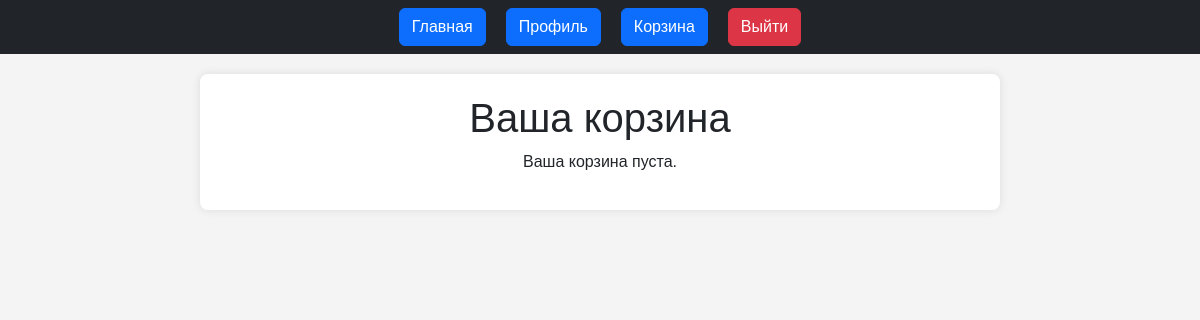
The app's page /cart/ (signed in), older data.
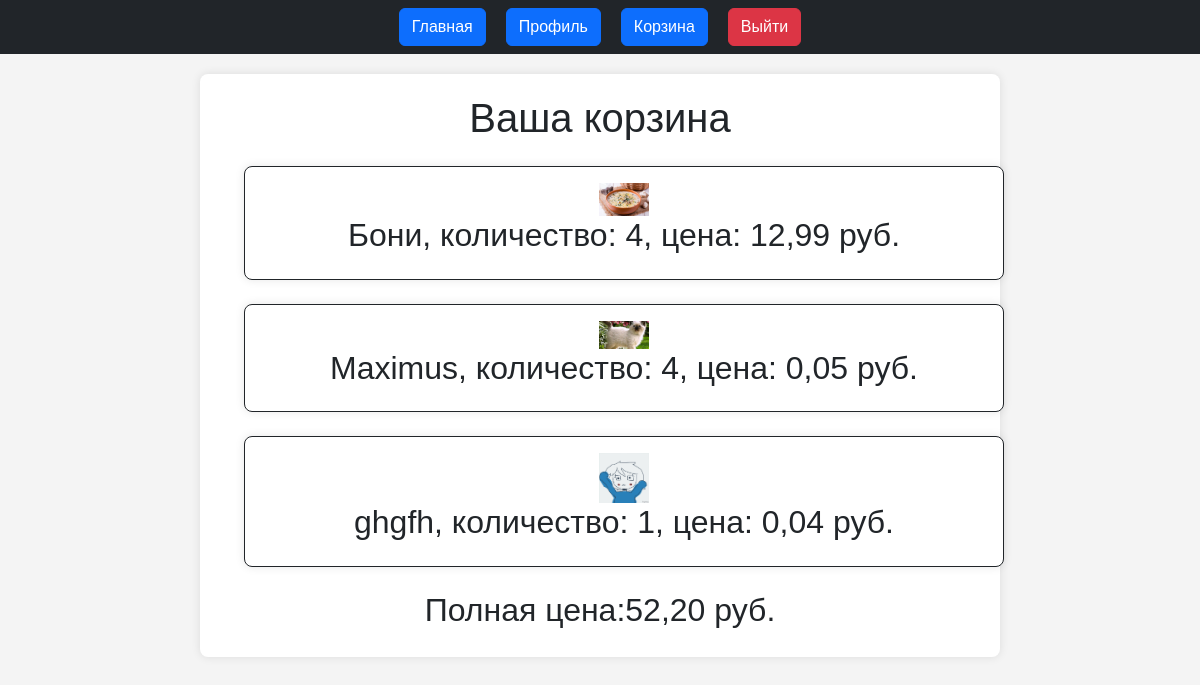
The same page, newer data.
### comments/models.py (models this page shows, shortened)
class CartItem(models.Model):
    user = models.ForeignKey(User, on_delete=models.CASCADE)
    products = models.ForeignKey(Tovars, on_delete=models.CASCADE)
    quantity = models.IntegerField(default=1)

class Tovars(models.Model):
    name = models.CharField(max_length=100)
    description = models.TextField()
    price = models.DecimalField(max_digits=100, decimal_places=2)
    image = models.ImageField(upload_to='products/', null=True, blank=True)
    count = models.IntegerField(default=0)

### comments/views.py (the view)
# urls.py: path('cart/', views.Cart_page, name='cart'),
@login_required
def Cart_page(request):
    items = CartItem.objects.filter(user=request.user)  # Получаем все товары в корзине
    total_price = sum(item.products.price * item.quantity for item in items)  # Считаем общую стоимость
    return render(request, 'catalog/cart.html', {'cart_items': items, 'total_price': total_price})

### comments/templates/catalog/cart.html (shortened to what this page needs)
{% extends 'comments/base.html' %}
{% block content %}
    <h1>Ваша корзина</h1>
    {% if cart_items %}
        {% for items in cart_items %}
            <div class="container p-3 m-4 border border-dark">
                <img src="{{ items.products.image.url }}" alt="{{ items.product.name }}" style="max-width: 50px; max-height: 50px;">
                <h2>{{ items.products.name }}, количество: {{ items.quantity }}, цена: {{ items.products.price }} руб.</h2>
            </div>
        {% endfor %}
        <h2>Полная цена:{{ total_price }} руб.</h2>
    {% else %}
        <p>Ваша корзина пуста.</p>
    {% endif %}
{% endblock content %}

Row changes from the older to the newer data that the page shows:
added CartItem: products.image (picture), products.name "Бони", quantity "4", products.price "12,99"
added CartItem: products.image (placeholder picture), products.name "Maximus", quantity "4", products.price "0,05"
added CartItem: products.image (picture), products.name "ghgfh", quantity "1", products.price "0,04"
Text that changed along with them:
{{ total_price }}: (not shown) → "52,20"
text no longer shown: "Ваша корзина пуста."
text now shown: "Полная цена: руб."
